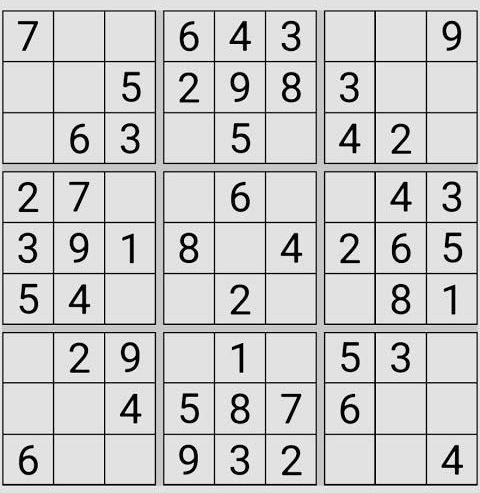
#> input picture imgs/sudoku.jpeg, 480 x 493 px
$ python '36_图像滤波_高通滤波_沙尔.py'   (older library calls are emulated)
#> lines starting #> are read from the running program, lines starting #| are printed output that depends on the picture
import cv2
import numpy as np

img = cv2.imread('./imgs/sudoku.jpeg')
#> img is the input picture: shape (493, 480, 3); min 0, max 255, mean 201.9

cv2.imshow('origin', img)

# 使用 scharr 算子计算图像边缘 y 方向
d1 = cv2.Scharr(img, cv2.CV_64F, dx=1, dy=0)
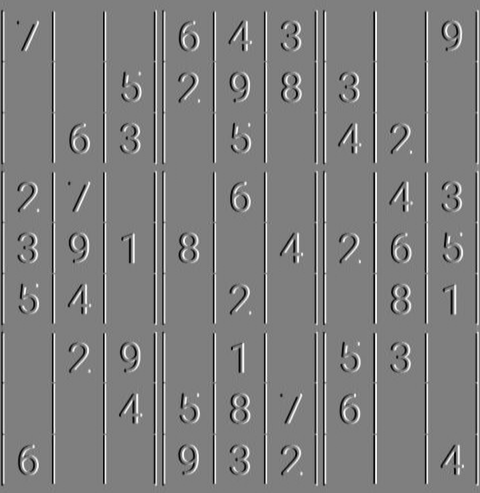
#> d1: shape (493, 480, 3) float64; min -3903, max 3927, mean -0.1; drawn with min black and max white
# x 方向
d2 = cv2.Scharr(img, cv2.CV_64F, dx=0, dy=1)
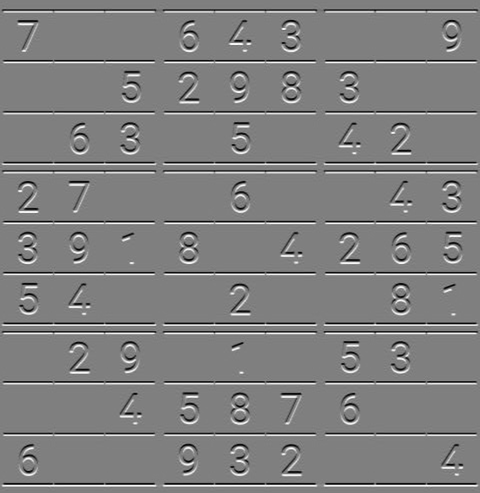
#> d2: shape (493, 480, 3) float64; min -3930, max 3924, mean 0; drawn with min black and max white


dst = cv2.add(d1, d2)
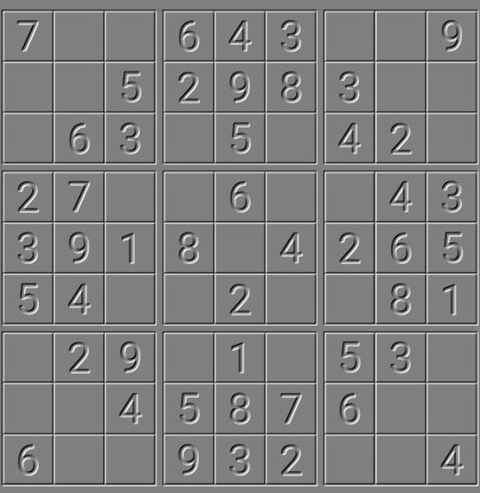
#> dst: shape (493, 480, 3) float64; min -6126, max 6112, mean -0.1; drawn with min black and max white

cv2.imshow('d1', d1)
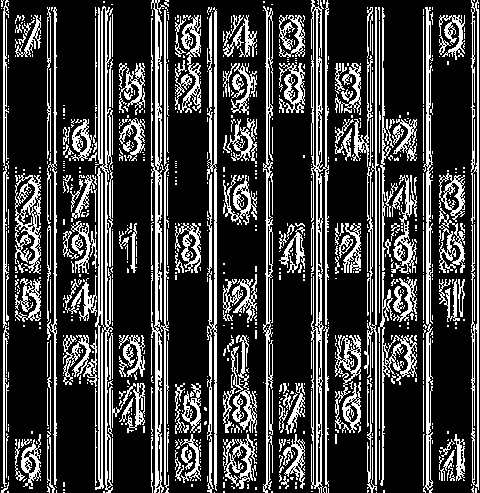
#> window 'd1': shape (493, 480, 3); 25% white in thin lines or dots
cv2.imshow('d2', d2)
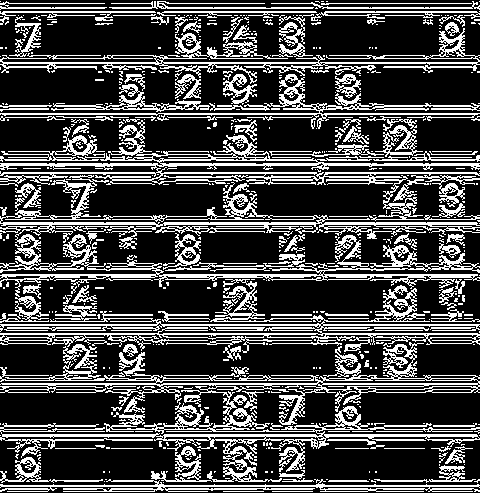
#> window 'd2': shape (493, 480, 3); 28.1% white in thin lines or dots
cv2.imshow('dst', dst)
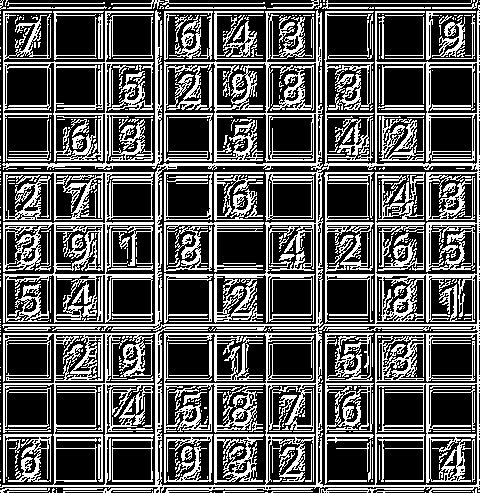
#> window 'dst': shape (493, 480, 3); 35.2% white in thin lines or dots


if cv2.waitKey(0) & 0xFF == ord('q'):
#> (key q is pressed here)
    cv2.destroyAllWindows()

$ run again, with imgs/blue-sky.jpeg copied over imgs/sudoku.jpeg
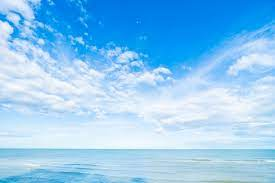
#> input picture imgs/blue-sky.jpeg, 275 x 183 px
#> img is the input picture: shape (183, 275, 3); mean B, G, R 241.4, 200.4, 142.7
#> `cv2.imshow('d1', d1)`:
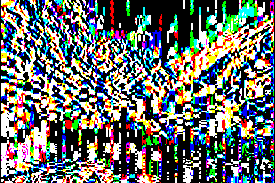
#> window 'd1': shape (183, 275, 3); mean B, G, R 107.3, 110.9, 106.1
#> `cv2.imshow('dst', dst)`:
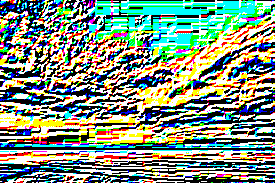
#> window 'dst': shape (183, 275, 3); mean B, G, R 129.9, 148, 128.8
